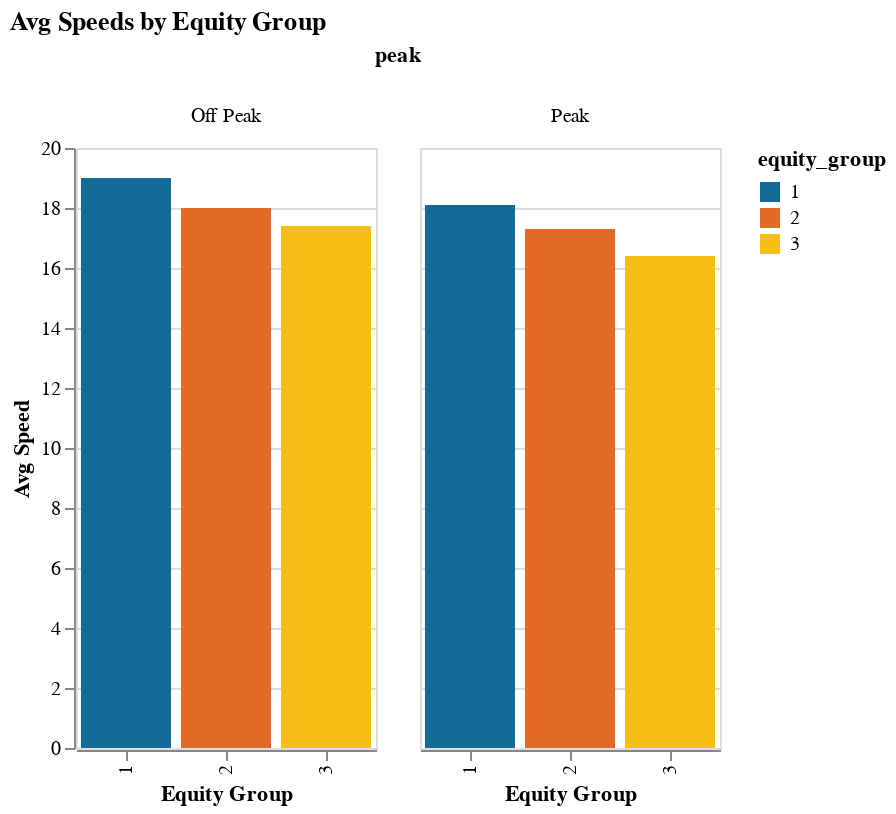

Notebook code cell kept with this figure:
### Markdown cell above
## Visualizations

### Code cell
chart = (alt.Chart(avg_speeds_by_equity)
         .mark_bar()
         .encode(
             x = alt.X("equity_group:O", title="Equity Group"),
             y = alt.Y("speed_mph_mean:Q", title="Avg Speed"),
             column = alt.Column("peak:N"),
             color = alt.Color("equity_group:O", 
                               scale = alt.Scale(
                                   range=cp.CALITP_CATEGORY_BOLD_COLORS)
                              ),
             tooltip = ["equity_group", "speed_mph_mean", "peak"]
         ).properties(
             title="Avg Speeds by Equity Group", width=150
         ).interactive()
)

chart

### Figure 1 — Vega-Lite specification as saved in the notebook (floating-point values rounded to 4 significant figures)
{"config": {"view": {"continuousWidth": 400, "continuousHeight": 300}}, "data": {"name": "data-936544c00327453fb3cdbf85d2415e45"}, "mark": "bar", "encoding": {"color": {"field": "equity_group", "scale": {"range": ["#136C97", "#E16B26", "#F6BF16", "#00896B", "#7790A3", "#5B559C"]}, "type": "ordinal"}, "column": {"field": "peak", "type": "nominal"}, "tooltip": [{"field": "equity_group", "type": "quantitative"}, {"field": "speed_mph_mean", "type": "quantitative"}, {"field": "peak", "type": "nominal"}], "x": {"field": "equity_group", "title": "Equity Group", "type": "ordinal"}, "y": {"field": "speed_mph_mean", "title": "Avg Speed", "type": "quantitative"}}, "selection": {"selector001": {"type": "interval", "bind": "scales", "encodings": ["x", "y"]}}, "title": "Avg Speeds by Equity Group", "width": 150, "$schema": "https://vega.github.io/schema/vega-lite/v4.17.0.json", "datasets": {"data-936544c00327453fb3cdbf85d2415e45": [{"equity_group": 1, "peak": "Peak", "trip_id_nunique": 335715, "speed_mph_mean": 18.1, "route_id": 733}, {"equity_group": 1, "peak": "Off Peak", "trip_id_nunique": 331174, "speed_mph_mean": 19.0, "route_id": 708}, {"equity_group": 2, "peak": "Peak", "trip_id_nunique": 475999, "speed_mph_mean": 17.3, "route_id": 903}, {"equity_group": 2, "peak": "Off Peak", "trip_id_nunique": 486052, "speed_mph_mean": 18.0, "route_id": 882}, {"equity_group": 3, "peak": "Peak", "trip_id_nunique": 612165, "speed_mph_mean": 16.4, "route_id": 730}, {"equity_group": 3, "peak": "Off Peak", "trip_id_nunique": 637198, "speed_mph_mean": 17.4, "route_id": 732}]}}
